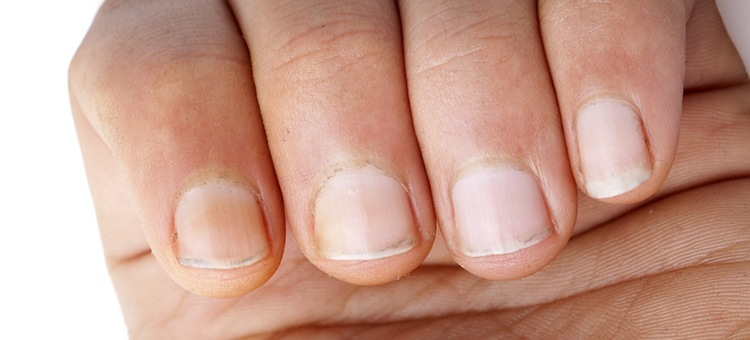
#> input picture 7/data/nails_segmentation/images/09aefeec-e05f-11e8-87a6-0242ac1c0002.jpg, 750 x 340 px; its folder holds only this picture in this run
$ jupyter execute seventh.ipynb
#> lines starting #> are read from the running program, lines starting #| are printed output that depends on the picture
[cell 1]
import numpy as np
import cv2
import os
import random

[cell 2]
# выбрать <amount> случайных пар и применить к ним аугментацию
def get_random_images(fold_images, fold_masks, amount=1, size=(800, 800)):
    for i in range(amount):
        name = random.choice(os.listdir(fold_images))
        path_im = os.path.join(fold_images, name)
        path_mask = os.path.join(fold_masks, name)
        im = cv2.imread(path_im)
        mask = cv2.imread(path_mask)
        yield random.choice([rotate, reflect, crop, blur])(im, mask)

[cell 3]
# доступные функции для аугментации
def rotate(im, mask):
    angle = random.randint(-180, 180)
    height, width, _  = im.shape
    rot_mat = cv2.getRotationMatrix2D((height / 2, width / 2), angle, 1.0)
    im = cv2.warpAffine(im, rot_mat, (height, width), flags=cv2.INTER_LINEAR)
    mask = cv2.warpAffine(mask, rot_mat, (height, width), flags=cv2.INTER_LINEAR)
    return im, mask

def reflect(im, mask):
    if bool(random.randint(0,1)):
        return im[::-1], mask[::-1]
    else:
        return cv2.flip(im, 1), cv2.flip(mask, 1)

def crop(im, mask):
    height, width, _ = im.shape
    x = np.random.randint(0, height / 2)
    w = np.random.randint(25, height / 2)
    y = np.random.randint(0, width / 2)
    h = np.random.randint(25, width / 2)
    im = im[x:x+w, y:y+h]
    mask = mask[x:x+w, y:y+h]
    return im, mask

def blur(im, mask):
    return cv2.medianBlur(im, 5), cv2.medianBlur(mask, 5)

def resize_(im, mask, size):
    return cv2.resize(im, size), cv2.resize(mask, size)

[cell 4]
np.random.seed(435)
fold_images = "data/nails_segmentation/images"
fold_masks  = "data/nails_segmentation/labels"

gen = get_random_images(fold_images, fold_masks, amount=15)
nails = []
for i in range(15):
    nails.append(next(gen))
#> this loop made 15 passes
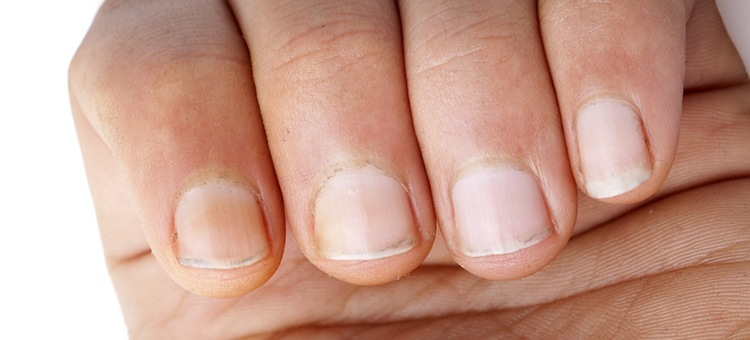
#> input picture 7/data/nails_segmentation/images/09aefeec-e05f-11e8-87a6-0242ac1c0002.jpg, 750 x 340 px
#> pass 2, in crop, `im = im[x:x+w, y:y+h]`:
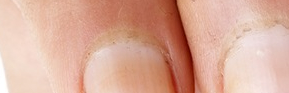
#> im: shape (93, 289, 3); mean of channels 0, 1, 2 154.1, 172.3, 218.5; drawn as B, G, R
#> after the loop, nails = 15 items

# показ из 6 набора заданий
ind_im = 0
while True:
    conc = np.concatenate(nails[ind_im], axis=1)
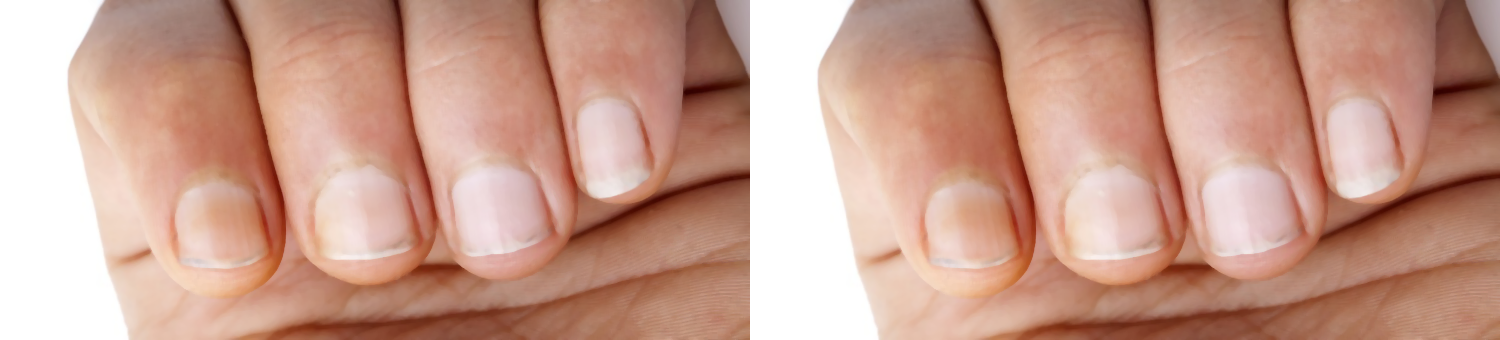
#> conc: shape (340, 1500, 3); mean of channels 0, 1, 2 140.8, 157, 200.4; drawn as B, G, R
    cv2.imshow("Nails. Use arrows to change image. Esc to exit", conc)
    key = cv2.waitKeyEx(0)
#> (key Esc is pressed here)
    if key == 2424832 or key == ord(' ') or key == ord('a') or key == ord('A'):
        ind_im = (ind_im - 1) % len(nails)
    if key == 2555904 or key == ord('d') or key == ord('D'):
        ind_im = (ind_im + 1) % len(nails)
    if key == 27:
        break
cv2.destroyAllWindows()

$ run again, on 7/data/nails_segmentation/images/34404E67-4BB8-432E-863E-C1BEF5EB37E0.jpg
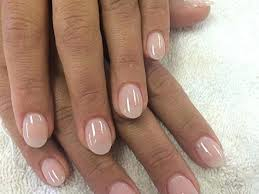
#> input picture 7/data/nails_segmentation/images/34404E67-4BB8-432E-863E-C1BEF5EB37E0.jpg, 259 x 194 px
#> the loop `for i in range(15):` made 15 passes
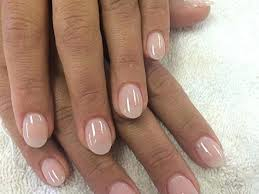
#> input picture 7/data/nails_segmentation/images/34404E67-4BB8-432E-863E-C1BEF5EB37E0.jpg, 259 x 194 px
#> pass 2, in crop, `im = im[x:x+w, y:y+h]`:
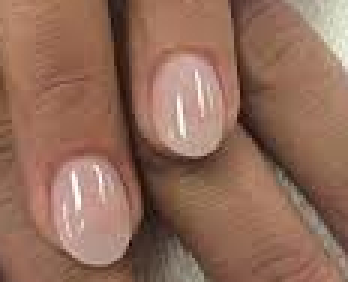
#> im: shape (94, 116, 3) (shown 3 times larger); mean of channels 0, 1, 2 89.9, 107.7, 145.8; drawn as B, G, R
#> after the loop `for i in range(15):`: nails = 15 items
#> `conc = np.concatenate(nails[ind_im], axis=1)`:
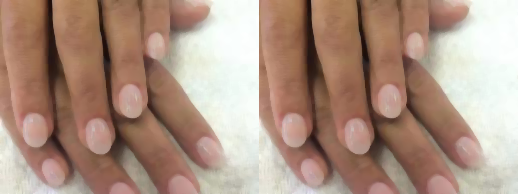
#> conc: shape (194, 518, 3); mean of channels 0, 1, 2 130, 145.7, 173.2; drawn as B, G, R

$ run again, on 7/data/nails_segmentation/images/3493127D-7B19-4E50-94AE-2401BD2A91C8.jpg
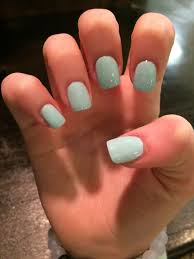
#> input picture 7/data/nails_segmentation/images/3493127D-7B19-4E50-94AE-2401BD2A91C8.jpg, 194 x 259 px
#> the loop `for i in range(15):` made 15 passes
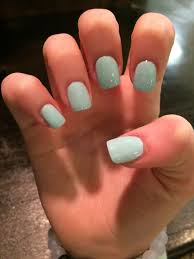
#> input picture 7/data/nails_segmentation/images/3493127D-7B19-4E50-94AE-2401BD2A91C8.jpg, 194 x 259 px
#> pass 2, in crop, `im = im[x:x+w, y:y+h]`:
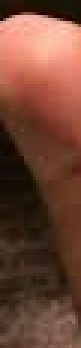
#> im: shape (116, 27, 3) (shown 3 times larger); mean of channels 0, 1, 2 51.7, 68.8, 111.5; drawn as B, G, R
#> after the loop `for i in range(15):`: nails = 15 items
#> `conc = np.concatenate(nails[ind_im], axis=1)`:
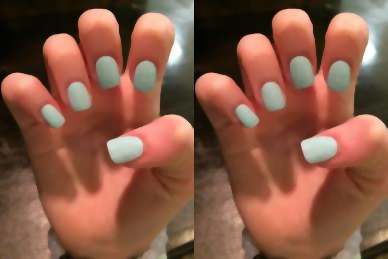
#> conc: shape (259, 388, 3); mean of channels 0, 1, 2 69.2, 88.3, 134.8; drawn as B, G, R

$ run again, on 7/data/nails_segmentation/images/41d83dbb-7c39-4d91-979e-eec5ff71b265.jpg
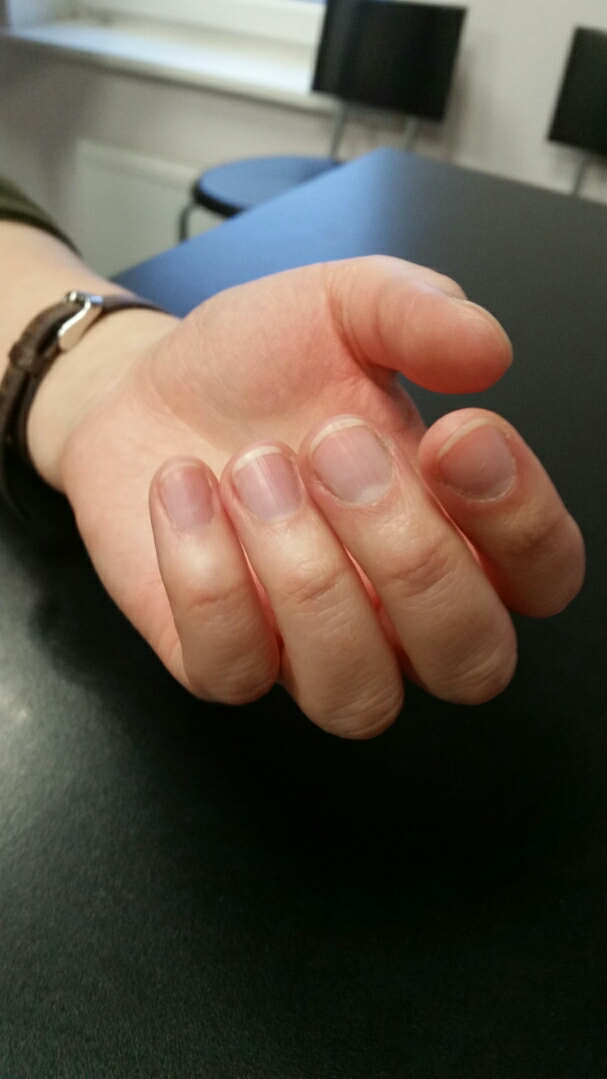
#> input picture 7/data/nails_segmentation/images/41d83dbb-7c39-4d91-979e-eec5ff71b265.jpg, 607 x 1079 px
#> the loop `for i in range(15):` made 15 passes
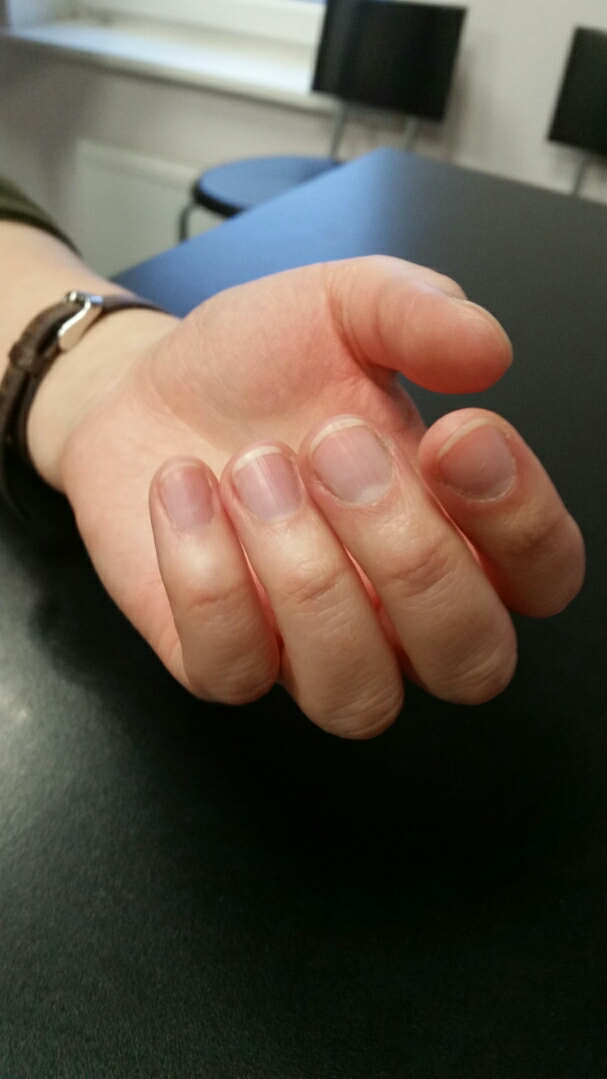
#> input picture 7/data/nails_segmentation/images/41d83dbb-7c39-4d91-979e-eec5ff71b265.jpg, 607 x 1079 px
#> pass 2, in crop, `im = im[x:x+w, y:y+h]`:
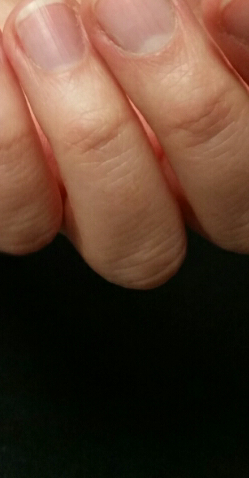
#> im: shape (478, 249, 3); mean of channels 0, 1, 2 45.6, 61.7, 87.9; drawn as B, G, R
#> after the loop `for i in range(15):`: nails = 15 items
#> `conc = np.concatenate(nails[ind_im], axis=1)`:
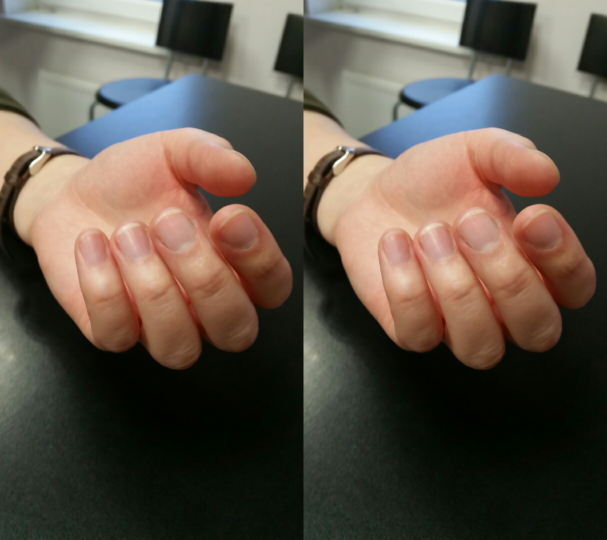
#> conc: shape (1079, 1214, 3) (shown at 1/2 size); mean of channels 0, 1, 2 72.3, 84, 94; drawn as B, G, R
